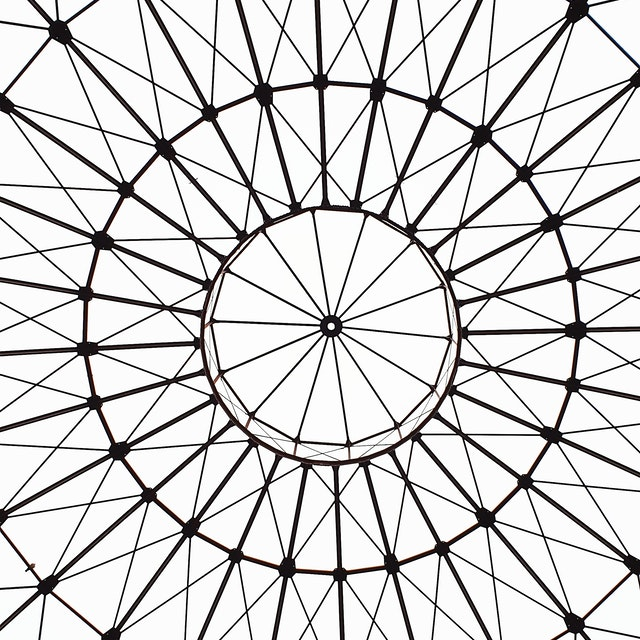
#> input picture ileri_resim_video_islemleri/resimde_kose_bulma/a7.jpg, 640 x 640 px
$ python resimde_kose_bulma.py
#> lines starting #> are read from the running program, lines starting #| are printed output that depends on the picture; after the words box and inside, x2 and y2 are one past the last pixel; in counts of white or black regions, pixels touching at a corner belong together
import numpy as np
import cv2
# Resim değişkeni oluşturup, resmi çağırırız.
resim = cv2.imread('a7.jpg')
#> resim is the input picture: shape (640, 640, 3); mean B, G, R 211.5, 211.5, 212.4
# Resmi gri formata çeviriyoruz.
griton = cv2.cvtColor(resim, cv2.COLOR_BGR2GRAY)
# Tip dönüşümü yapıyoruz.
griton = np.float32(griton)
# Tahmini 300 köşe, 10 px işlemler yapsın.
koseler = cv2.goodFeaturesToTrack(griton, 300, 0.01, 10)
#> koseler = 300 rows, first 8: [528, 165], [145, 503], [563, 221], [229, 561], [489, 528], [529, 489], [336, 582], [76, 353]
# Tip dönüşümü yaparak en baştaki haline döndürdük.
koseler = np.int0(koseler)
# For döngüsüyle köseleri buluruz.
for kose in koseler:
    # Her köşenin x ve y değerlerini aldık.
    x, y = kose.ravel()
    # Bulduğumuz köşelere daire ile belirlemesini sağlıyoruz.
    cv2.circle(resim, (x, y), 3, 255, -1)
#> this loop made 300 passes
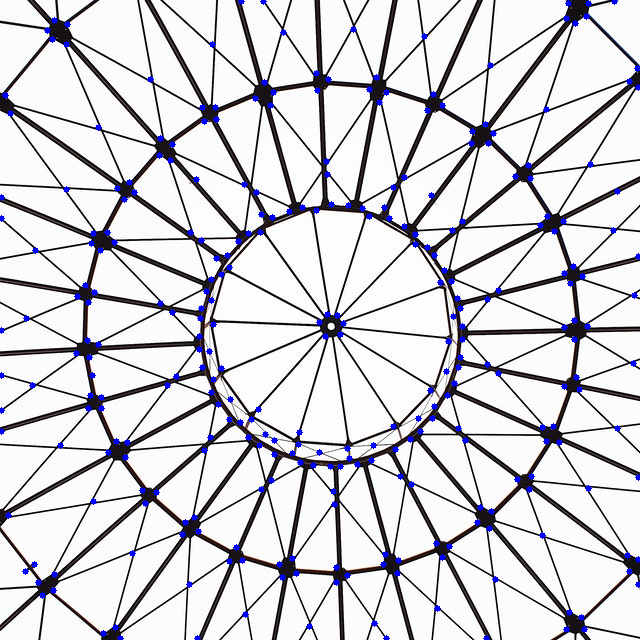
#> resim: shape (640, 640, 3); 2.1% of pixels changed, all inside (x1, y1, x2, y2) = (0, 0, 640, 640)
# Resmi göster.
cv2.imshow('koseler', resim)
# Ekran biz kapatana kadar açık kalsın diye cv2.waitKey eklenir.
cv2.waitKey(0)
# Bir hata almamak için cv2.destroyAllWindows() fonksiyonu eklenir.
cv2.destroyAllWindows()
